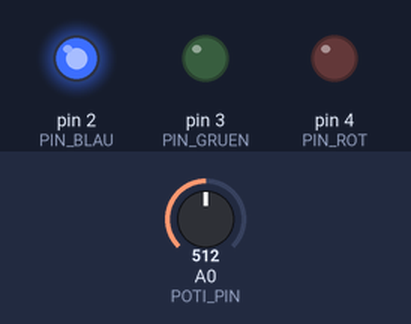
Bench run of a sketch on a simulated Arduino Uno, built with avr-gcc and run on an emulated ATmega328P. Shown: output pins drawn as LEDs (lit = HIGH). Inputs (shaded band) come from the test bench; at power-on: A0 (POTI_PIN) = 512.

Above: at 1.2 s.
1.3 s: A0 (POTI_PIN) set to 504
At 1.8 s:
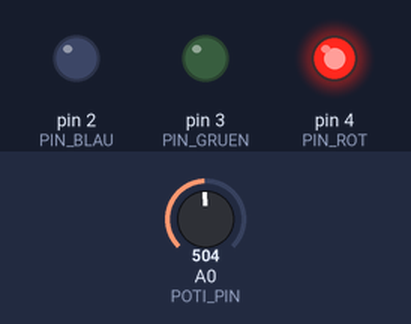
2.8 s: A0 (POTI_PIN) set to 716
At 4.0 s:
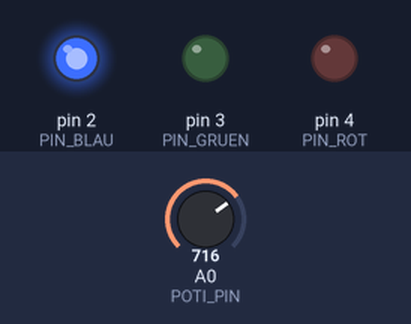
4.3 s: A0 (POTI_PIN) set to 511
At 5.3 s:
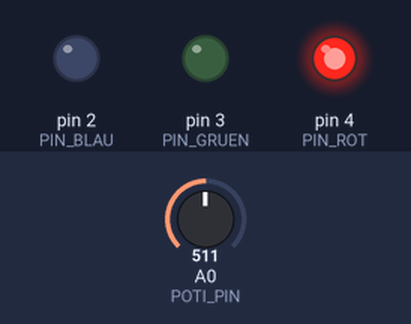
Timing chart, 0 to 7.3 s (numbered marks = the images above; inputs shaded):
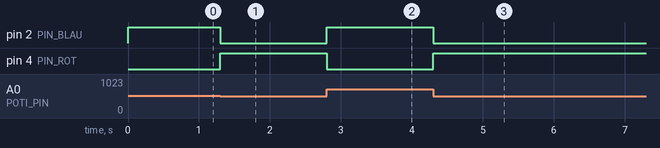

The sketch:

rgbLEDPoti.ino
```cpp
const int PIN_ROT   = 4;
const int PIN_GRUEN = 3;
const int PIN_BLAU  = 2;

int wertR = 0;
int wertG = 0;
int wertB = 0;

const int POTI_PIN = A0;

void setup() {
  pinMode( PIN_ROT,   OUTPUT );
  pinMode( PIN_GRUEN, OUTPUT );
  pinMode( PIN_BLAU,  OUTPUT );

  pinMode( POTI_PIN, INPUT );
}

void loop() {

  int potiWert = analogRead( POTI_PIN ); // 0...1023
  int ledStufe = potiWert / 4; // 0...255

  // ledStufe   0: Farbe = Rot  ( 255,  0,   0 )
  // ledStufe 255: Farbe = Blau (   0,  0, 255 )
  wertR = 255 - ledStufe; // Poti = 0, wertR = 255 / Poti = 1023, wertR = 0
  wertB = ledStufe;       // Poti = 0, wertB =   0 / Poti = 1023, wertB = 255

  setzeLedAusgaenge();
}

void setzeLedAusgaenge() {
  analogWrite( PIN_ROT,   wertR );
  analogWrite( PIN_GRUEN, wertG );
  analogWrite( PIN_BLAU,  wertB );
  //delay(10);
}
```

Measured:
- the behaviour switches between 512 and 511 on A0 (POTI_PIN) (found by bisection; images 0 and 1)
- after the input at 1.3 s, pin 2 (PIN_BLAU): HIGH → LOW at once; pin 4 (PIN_ROT): LOW → HIGH at once
- after the input at 2.8 s, pin 2 (PIN_BLAU): LOW → HIGH at once; pin 4 (PIN_ROT): HIGH → LOW at once
- after the input at 4.3 s, pin 2 (PIN_BLAU): HIGH → LOW at once; pin 4 (PIN_ROT): LOW → HIGH at once
